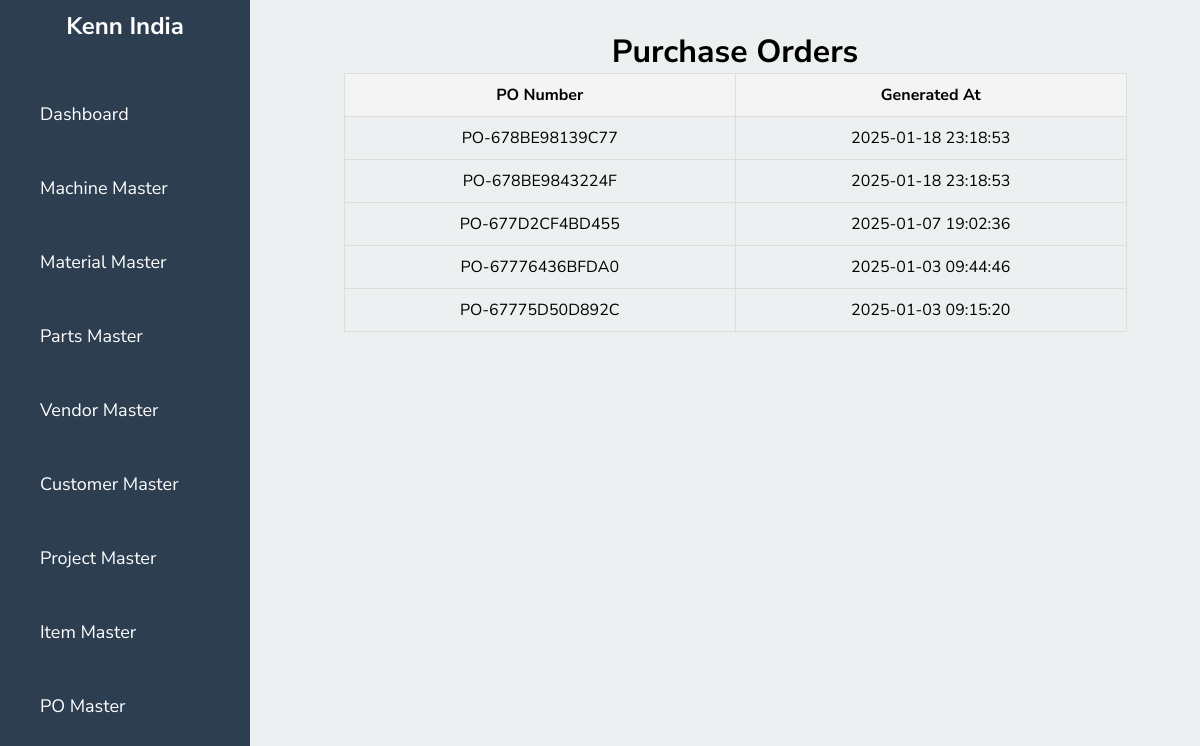
Page /po.php on the committed database.
### tables this page shows
CREATE TABLE `purchase_order` (
  `id` int(11) NOT NULL,
  `vendors` longtext NOT NULL CHECK (json_valid(`vendors`)),
  `po_number` varchar(255) NOT NULL,
  `parts` longtext NOT NULL CHECK (json_valid(`parts`)),
  `file_path` varchar(255) NOT NULL,
  `created_at` datetime NOT NULL
);

### po.php (the view, shortened to what this page needs)
<?php
include 'conn.php';
$query = "SELECT * FROM purchase_order ORDER BY created_at DESC";
$result = $con->query($query);
?>
<!DOCTYPE html>
<html lang="en">
<head>
    <link rel="stylesheet" href="css/style.css">
</head>
<body>
    <?php include 'sidebar.php'; ?>
    <div class="content">
    <h1 style="text-align: center;">Purchase Orders</h1>
    <table>
        <thead>
            <tr>
                <th>PO Number</th>
                <th>Generated At</th>
            </tr>
        </thead>
        <tbody>
            <?php if ($result && $result->num_rows > 0): ?>
                <?php while ($row = $result->fetch_assoc()): ?>
                    <tr>
                        <td><?php echo htmlspecialchars($row['po_number']); ?></td>
                        <td><?php echo htmlspecialchars($row['created_at']); ?></td>
                    </tr>
                <?php endwhile; ?>
            <?php else: ?>
                <tr>
                    <td colspan="6">No Purchase Orders found.</td>
                </tr>
            <?php endif; ?>
        </tbody>
    </table>
    </div>
</body>
</html>

### css/style.css (style rules this page uses)
:root { --green: #27ae60; --black: #2c3e50; --grey: #ecf0f1; --white: #ffffff; --header-bg: #2c3e50; --header-text: #ffffff; --body-bg: #ecf0f1; }
* { font-family: 'Nunito Sans', sans-serif; margin: 0; padding: 0; box-sizing: border-box; text-decoration: none; transition: all 0.2s ease; }
body { display: flex; background-color: var(--grey); min-height: 100vh; }
.content { margin-left: 250px; padding: 30px; width: calc(100% - 250px); height: 100vh; overflow-y: auto; }
.content { margin-left: 270px; width: calc(100% - 270px); padding: 30px; }

### po.php (style rules this page uses)
table { width: 90%; margin: auto; border-collapse: collapse; }
th, td { padding: 10px; border: 1px solid #ddd; text-align: center; }
th { background-color: #f4f4f4; }

### sidebar.php (style rules this page uses)
* { box-sizing: border-box; margin: 0; padding: 0; }

### rows in the picture
purchase_order: po_number "PO-678BE98139C77", created_at "2025-01-18 23:18:53"
purchase_order: po_number "PO-678BE9843224F", created_at "2025-01-18 23:18:53"
purchase_order: po_number "PO-677D2CF4BD455", created_at "2025-01-07 19:02:36"
purchase_order: po_number "PO-67776436BFDA0", created_at "2025-01-03 09:44:46"
purchase_order: po_number "PO-67775D50D892C", created_at "2025-01-03 09:15:20"
